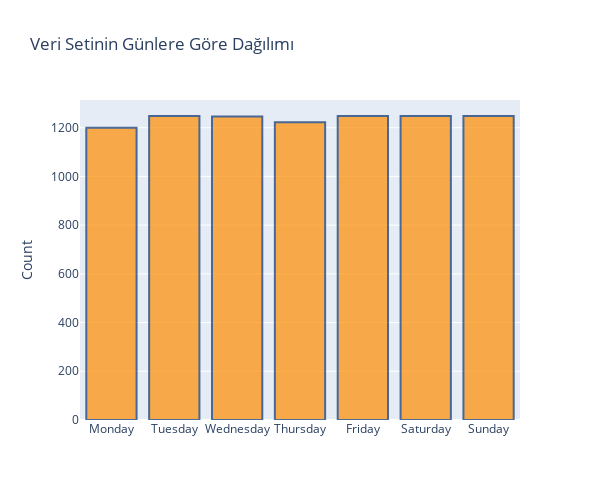

Write notebook code for a chart like this one.
### Code cell
fig = go.Figure()

fig.add_trace(go.Bar(
                x=day_df["Day"],
                y=day_df["Count"], 
                marker_color='darkorange',
                marker_line_color='rgb(8,48,107)',
                marker_line_width=2, 
                opacity=0.7,
                textposition='outside')
             )

fig.update_layout(
    title_text='Veri Setinin Günlere Göre Dağılımı',
    height=500, width=600, yaxis_title='Count')

fig.show()

### Figure 1 — Plotly figure (JSON) as saved in the notebook; plotly's stock layout.template omitted (floating-point values rounded to 4 significant figures)
{"data": [{"marker": {"color": "darkorange", "line": {"color": "rgb(8,48,107)", "width": 2}}, "opacity": 0.7, "textposition": "outside", "type": "bar", "x": ["Monday", "Tuesday", "Wednesday", "Thursday", "Friday", "Saturday", "Sunday"], "y": [1200, 1248, 1246, 1222, 1248, 1248, 1248]}], "layout": {"height": 500, "title": {"text": "Veri Setinin Günlere Göre Dağılımı"}, "width": 600, "yaxis": {"title": {"text": "Count"}}}}
